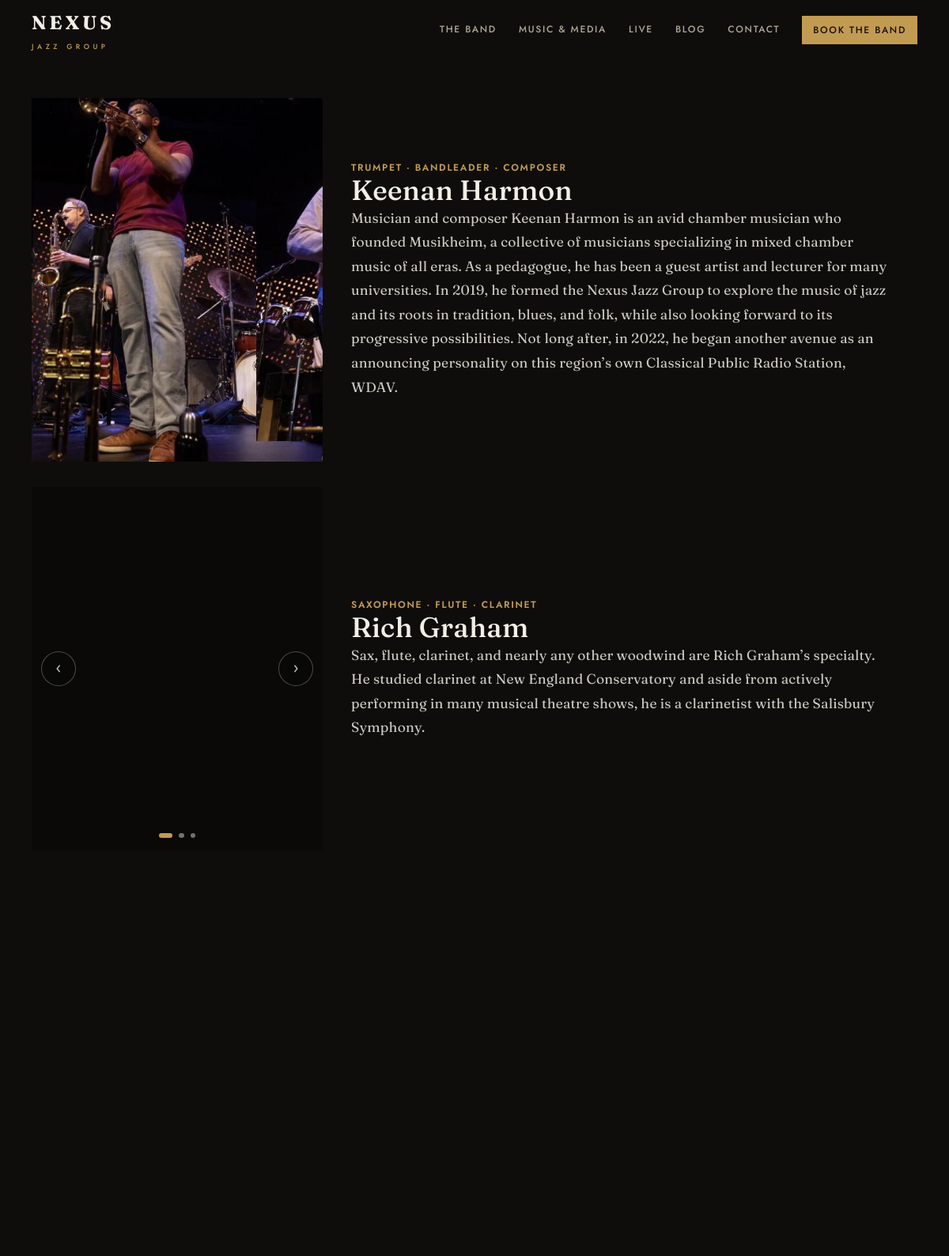
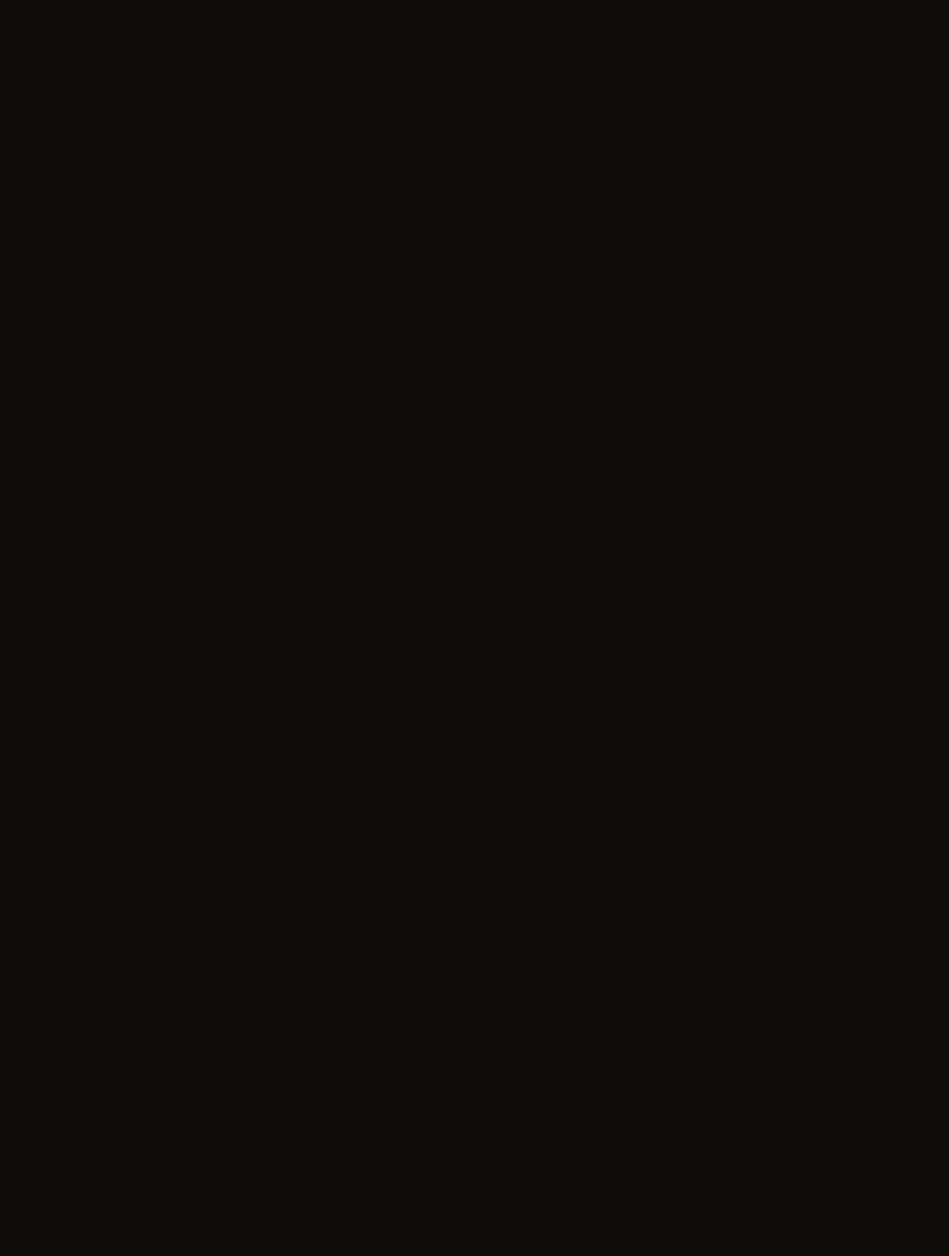
Screenshot of /band/ (upper part) with the database file from the repository (2 pictures, top to bottom).
### apps/team/models.py (models this page shows, shortened)
class TeamMember(models.Model):
    name = models.CharField(max_length=200)
    role = models.CharField(max_length=120)
    department = models.ForeignKey(
        Department, null=True, blank=True, on_delete=models.SET_NULL, related_name="members"
    )
    bio = models.TextField(blank=True)
    photo = models.ImageField(upload_to="team/", blank=True, null=True)
    image_focal_y = models.FloatField(default=0.5)
    email = models.EmailField(blank=True)
    phone = models.CharField(max_length=30, blank=True)
    linkedin_url = models.URLField(blank=True)
    sort_order = models.PositiveSmallIntegerField(default=0)
    is_active = models.BooleanField(default=True)
    class Meta:
        ordering = ["sort_order", "name"]
        verbose_name = "Team Member"
        verbose_name_plural = "Team Members"
    @property
    def gallery_photos(self):
        return list(self.photos.filter(is_active=True))

class MemberPhoto(models.Model):
    member = models.ForeignKey(
        TeamMember, on_delete=models.CASCADE, related_name="photos"
    )
    image = models.ImageField(upload_to="team/")
    caption = models.CharField(max_length=200, blank=True)
    sort_order = models.PositiveSmallIntegerField(default=0)
    is_active = models.BooleanField(default=True)
    class Meta:
        ordering = ["sort_order", "id"]
        verbose_name = "Member Photo"
        verbose_name_plural = "Member Photos"

### apps/team/views.py (the view)
# urls.py: path("", views.team, name="team"),
def team(request):
    members = TeamMember.objects.filter(is_active=True).select_related("department").order_by("sort_order", "name")
    departments = Department.objects.all().order_by("sort_order", "name")
    grouped = defaultdict(list)
    ungrouped = []
    for member in members:
        if member.department:
            grouped[member.department].append(member)
        else:
            ungrouped.append(member)
    department_groups = [(dept, grouped[dept]) for dept in departments if grouped[dept]]
    if ungrouped:
        department_groups.append((None, ungrouped))
    context = {
        "department_groups": department_groups,
        "all_members": members,
    }
    return render(request, "team/team.html", context)

### apps/core/context_processors.py (called while the page is built)
def site_settings(request):
    try:
        settings_obj = SiteSettings.objects.first()
    except Exception:
        settings_obj = None
    return {
        "site_settings": settings_obj,
    }

### apps/core/templatetags/assets.py (called while the page is built)
@register.simple_tag
def static_v(path):
    url = static(path)
    try:
        found = finders.find(path)
        if found:
            stamp = int(os.path.getmtime(Path(found)))
            sep = "&" if "?" in url else "?"
            return f"{url}{sep}v={stamp}"
    except Exception:
        pass
    return url

### templates/team/team.html (shortened to what this page needs)
{% extends "base.html" %}
{% block content %}
<section class="section-x section-x--flush" aria-label="Band members">
  <div class="container">
    <div class="roster">
      {% for member in all_members %}
      {% with photos=member.gallery_photos %}
      <article class="player-card reveal">
        <div class="player-card__media">
          {% if photos|length > 1 %}
          <div class="shots" data-carousel="player-{{ member.pk }}">
            <div class="shots__stage">
              {% for photo in photos %}
              <figure class="shots__slide" data-carousel-slide
                      {% if not forloop.first %}aria-hidden="true"{% endif %}>
              </figure>
              {% endfor %}
            </div>
            <button class="shots__arrow shots__arrow--prev" type="button"
                    data-carousel-prev aria-label="Previous picture of {{ member.name }}">
              <span aria-hidden="true">‹</span>
            </button>
            <button class="shots__arrow shots__arrow--next" type="button"
                    data-carousel-next aria-label="Next picture of {{ member.name }}">
              <span aria-hidden="true">›</span>
            </button>
            <div class="shots__dots" role="tablist" aria-label="Pictures of {{ member.name }}">
              {% for photo in photos %}
              <button class="shots__dot" type="button" data-carousel-dot="{{ forloop.counter0 }}"
                      aria-label="Picture {{ forloop.counter }} of {{ photos|length }}"></button>
              {% endfor %}
            </div>
          </div>
          {% elif photos %}
          {% with photo=photos.0 %}
          <figure class="shots shots--single">
            <img src="{{ photo.image.url }}" alt="{{ member.name }}" loading="lazy" decoding="async">
          </figure>
          {% endwith %}
          {% elif member.photo %}
          <figure class="shots shots--single">
            <img src="{{ member.photo.url }}" alt="{{ member.name }}"
                 style="object-position: center {% widthratio member.image_focal_y 1 100 %}%"
                 loading="lazy" decoding="async">
          </figure>
          {% else %}
          <div class="shots shots--single shots--empty">
            <span class="player-card__initial" aria-hidden="true">{{ member.name|first }}</span>
          </div>
          {% endif %}
        </div>
        <div class="player-card__text">
          <p class="player-card__role">{{ member.role }}</p>
          <h2 class="player-card__name">{{ member.name }}</h2>
          {% if member.bio %}<p class="player-card__bio">{{ member.bio }}</p>{% endif %}
        </div>
      </article>
      {% endwith %}
      {% empty %}
      <p class="empty-note">Band bios are on their way.</p>
      {% endfor %}
    </div>
  </div>
</section>
{% endblock %}

### static/css/theme.css (style rules this page uses)
:root { --color-primary: #C29B52; --color-primary-dark: #D6B26A; --color-primary-light: #231C10; --color-secondary: #0A0908; --color-accent: var(--color-primary); --font-heading: 'Fraunces', Georgia, 'Times New Roman', serif; --font-body: 'Jost', 'Futura', system-ui, sans-serif; --radius: 0.25rem; --color-bg: #0E0D0B; --color-surface: #171511; --color-surface-2: #1E1B16; --color-border: #2B2721; --color-text: #F2EFE6; --color-text-muted: #AFA795; --color-text-light: #857D6F; --color-inverse-bg: #F2EFE6; --color-inverse-text: #14120E; --color-success: #15803D; --color-warning: #B45309; --color-error: #B91C1C; --color-info: #1D4ED8; --text-xs: 0.75rem; --text-sm: 0.875rem; --text-base: 1rem; --text-lg: 1.125rem; --text-xl: clamp(1.25rem, 1.15rem + 0.5vw, 1.5rem); --text-2xl: clamp(1.6rem, 1.3rem + 1.2vw, 2.25rem); --text-3xl: clamp(2rem, 1.5rem + 2vw, 3rem); --text-hero: clamp(2.6rem, 1.7rem + 4vw, 5.25rem); --leading-tight: 1.15; --leading-body: 1.7; --tracking-label: 0.14em; --font-mono: ui-monospace, 'SF Mono', Menlo, monospace; --space-1: 0.25rem; --space-2: 0.5rem; --space-3: 0.75rem; --space-4: 1rem; --space-6: 1.5rem; --space-8: 2rem; --space-12: 3rem; --space-16: 4rem; --space-24: 6rem; --space-32: 8rem; --section-y-s1: clamp(2.5rem, 2rem + 2vw, 4rem); --section-y-s2: clamp(4rem, 3rem + 4vw, 7rem); --section-y-s3: clamp(5.5rem, 4rem + 6vw, 9rem); --section-y: var(--section-y-s3); --max-width: 80rem; --max-width-prose: 45rem; --container-pad: clamp(1.25rem, 4vw, 2.5rem); --radius-sm: calc(var(--radius) * 0.5); --radius-lg: calc(var(--radius) * 1.75); --radius-full: 999px; --shadow-sm: 0 1px 2px rgba(0,0,0,.4); --shadow: 0 2px 12px rgba(0,0,0,.45); --shadow-md: 0 8px 24px rgba(0,0,0,.5); --shadow-lg: 0 16px 40px rgba(0,0,0,.55); --t-fast: 150ms; --t-base: 240ms; --t-slow: 400ms; --ease-out: cubic-bezier(0.22, 1, 0.36, 1); --ease-in-out: cubic-bezier(0.65, 0, 0.35, 1); --focus-ring: 0 0 0 3px color-mix(in srgb, var(--color-primary) 45%, transparent); --text-4xl: var(--text-3xl); --transition: var(--t-fast) var(--ease-out); --transition-md: var(--t-base) var(--ease-out); }
html { scroll-behavior: smooth; }
body { font-family: var(--font-body); color: var(--color-text); background: var(--color-bg); line-height: var(--leading-body); margin: 0; }
h1, h2, h3, h4 { font-family: var(--font-heading); font-optical-sizing: auto; line-height: var(--leading-tight); color: var(--color-text); }
img, video, svg { max-width: 100%; height: auto; display: block; }
.reveal { opacity: 0; transform: translateY(24px); transition: opacity var(--t-slow) var(--ease-out), transform var(--t-slow) var(--ease-out); }
.reveal.visible { opacity: 1; transform: none; }

### static/css/base.css (style rules this page uses)
*, *::before, *::after { box-sizing: border-box; margin: 0; padding: 0; }
html { scroll-behavior: smooth; }
img, video { max-width: 100%; display: block; }
body { font-family: var(--font-body); font-size: var(--text-base); color: var(--color-text); background: var(--color-bg); line-height: 1.6; min-height: 100vh; display: flex; flex-direction: column; }
h1, h2, h3, h4, h5, h6 { font-family: var(--font-heading); line-height: 1.2; color: var(--color-text); margin-bottom: var(--space-4); }
h2 { font-size: var(--text-3xl); }
p { margin-bottom: var(--space-4); }
.container { max-width: var(--max-width); margin: 0 auto; padding: 0 var(--container-pad); }

### rows the page displays
TeamMember: photo (picture), role "TRUMPET · BANDLEADER · COMPOSER", name "Keenan Harmon", bio "Musician and composer Keenan Harmon is an avid chamber musician who founded Musikheim, a collective of musicians specializing in mixed chamber music of all eras. As a pedagogue, he has been a guest artist and lecturer for many universities. In 2019, he formed the Nexus Jazz Group to explore the music of jazz and its roots in tradition, blues, and folk, while also looking forward to its progressive possibilities. Not long after, in 2022, he began another avenue as an announcing personality on this region’s own Classical Public Radio Station, WDAV."
TeamMember: role "SAXOPHONE · FLUTE · CLARINET", name "Rich Graham", bio "Sax, flute, clarinet, and nearly any other woodwind are Rich Graham’s specialty. He studied clarinet at New England Conservatory and aside from actively performing in many musical theatre shows, he is a clarinetist with the Salisbury Symphony."
